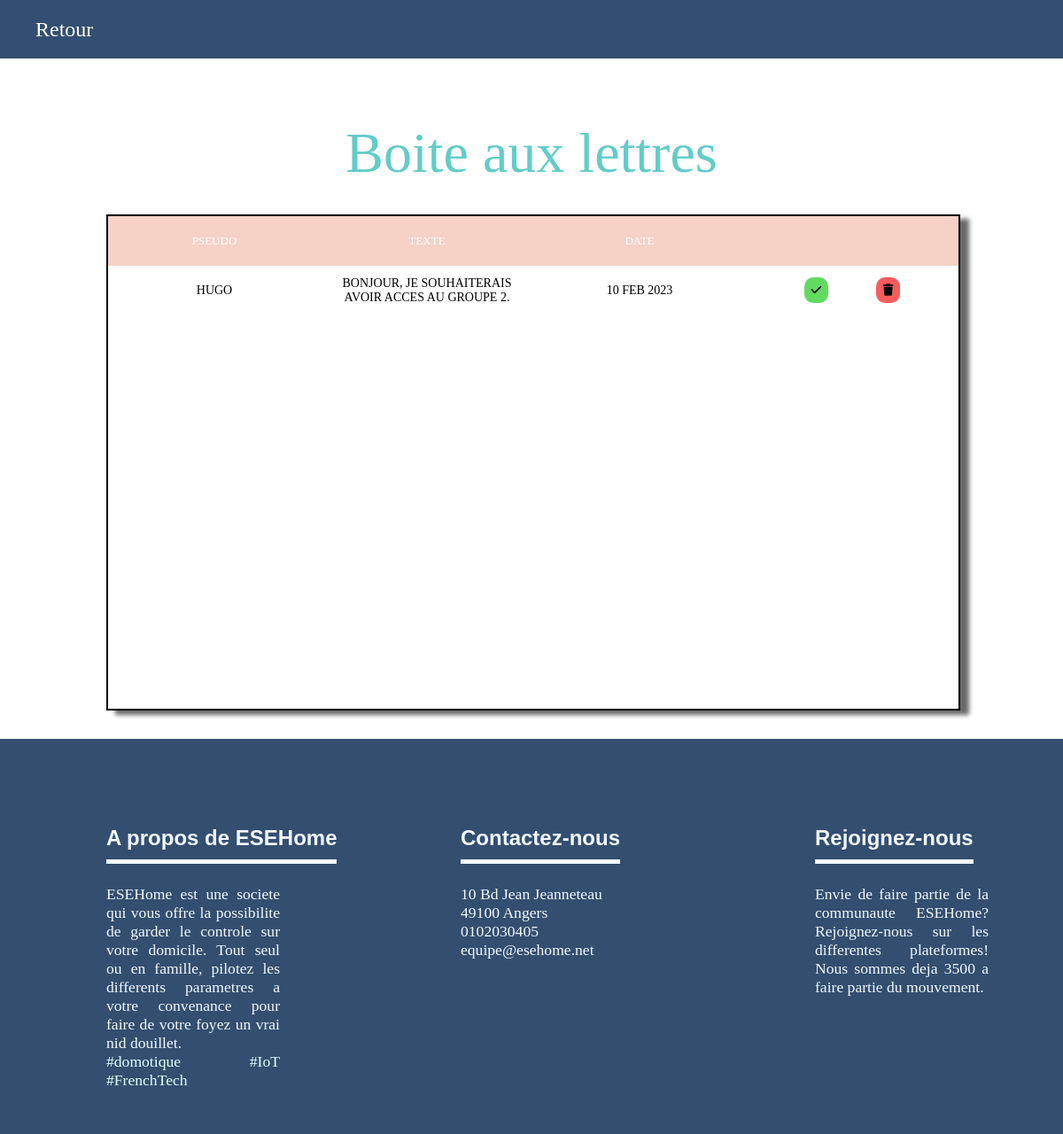
The app's page /DEV_PHP_WEB/messages_user.php with its own data.
### tables this page shows
CREATE TABLE IF NOT EXISTS `message_admin` (
    `id` int(11) NOT NULL AUTO_INCREMENT,
    `id_user` int(11) NOT NULL,
    `message_date` timestamp NOT NULL DEFAULT CURRENT_TIMESTAMP,
    `message` text NOT NULL,
    `object` int NOT NULL,

    PRIMARY KEY (id),
    FOREIGN KEY (id_user) REFERENCES users(`id`)
);

CREATE TABLE IF NOT EXISTS `users` (
    `id` int(11) NOT NULL AUTO_INCREMENT,
    `pseudo` varchar(255) NOT NULL,
    `password` varchar(255) NOT NULL,
    `creation_date` timestamp NOT NULL DEFAULT CURRENT_TIMESTAMP,
    `admin` bit NOT NULL DEFAULT 0,

    PRIMARY KEY (id)
);

### DEV_PHP_WEB/messages_user.php (the view, shortened to what this page needs)
<?php
    include("inc/db.php");
    $msg = $pdo->query('SELECT * FROM message_admin ORDER BY id DESC');
    $messages = $msg->fetchAll(PDO::FETCH_ASSOC);
	$usr = $pdo->query('SELECT id, Pseudo  FROM USERS');
    $users = $usr->fetchAll(PDO::FETCH_ASSOC);
?>
<link rel="stylesheet" href="css/messages.css"/>
<link rel="stylesheet" type="text/css" href="css/styles.css">
	<header class="header">
		<a class="retour" href="admin.php">Retour</a>
	</header>
	<h1>Boite aux lettres</h1>
			<div class="tableau">
				<div class="table_header">
				    <table>
				        <thead>
				            <tr>
						        <th class="pseudo">pseudo</th>
								<th class="text">Texte</th>
						        <th class="date_m">Date</th>
								<th ></th>
				        	</tr>
				        </thead>
				    </table>
				</div>
			    <div class="table_body">
			    	<table>
				    	<?php
				    	foreach ($messages as $key => $value)
				    	{?>
				        <tbody>
				        	<tr>
					            <td><?php echo $users[array_search($value['id_user'], array_column($users, 'id'))]['Pseudo'];?></td>
                                <td><?php echo $value['message'];?></td>
					            <td><?= strftime("%d %b %Y",strtotime($value['message_date'])) ?></td>
								<td>
									<form class="div-icon" action="" method = "get">
										<button class="btn-icon" type="submit" name="accept" value="1">
										<i class="icon-check fa-solid fa-check"></i>
									</button>
									<button class="btn-icon" type="submit" name="accept" value="0">
										<i class="icon-trash fa-solid fa-trash"></i>
									</button>
									</form>
								</td>
				        	</tr>
				     	</tbody>
				        <?php
					    }
					    ?>
			    	</table>
				</div>
			</div>
		<?php require 'inc/footer.php';?>

### DEV_PHP_WEB/css/messages.css (style rules this page uses)
* { margin: 0; padding: 0; font-family: 'Exo', sans-serif; }
.header { position: fixed; left: 0; right: 0; top: 0; height: 66px; line-height: 66px; color: #fff; background-color: #334E70; z-index: 1000; }
.retour { padding-top: 7px; padding-left: 40px; max-width: auto; font-size: 1.5em; text-decoration: none; color: white; }
h1 { font-size: 4em; line-height: 1.4; color: #63CCC8; text-align: center; margin-top: 2em; padding: 0; }
.tableau { position: relative; margin-left: 10%; margin-right: 0; margin-top: 1.5em; margin-bottom: 2em; width: 80%; border: 2px solid #000000; box-shadow: 10px 5px 5px rgb(105, 105, 105); }
table { width:100%; table-layout: fixed; height: auto; text-transform: uppercase; margin: 0; padding: 0; border-collapse: collapse; border-radius: 1em; }
.table_header { width: 100%; background: #F5D1C6; padding-top: 20px; padding-bottom: 20px; color: white; border-collapse: collapse; }
.table_body { height:500px; overflow-y: auto; background: white; }
tr { margin: 0; padding: 4px; }
th { font-weight: 500; font-size: 13px; vertical-align: middle; text-align: center; color: #fff; }
td { padding: 12px; font-size: 14px; text-align: center; word-wrap:break-word; margin: 0; padding: 0; }
thead { vertical-align: middle; height: auto; }
tr { margin: 0; padding: 0; }
td { padding: 12px; vertical-align:middle; font-weight: 300; font-size: 14px; word-wrap:break-word; }
thead { vertical-align:middle; height: auto; }
.icon-check { padding: 8px; border-radius: 10px; background-color: #61da61; }
.icon-trash { padding: 8px; border-radius: 10px; background-color: #f75c5c; }
.div-icon { display: flex; justify-content: space-evenly; }
.btn-icon { background: none; border: none; }

### DEV_PHP_WEB/css/styles.css (style rules this page uses)
* { font-family: "Exo"; font-weight: 300; }

### records on screen
message_admin: id_user.pseudo "HUGO", message "BONJOUR, JE SOUHAITERAIS AVOIR ACCES AU GROUPE 2.", message_date "10 FEB 2023"
